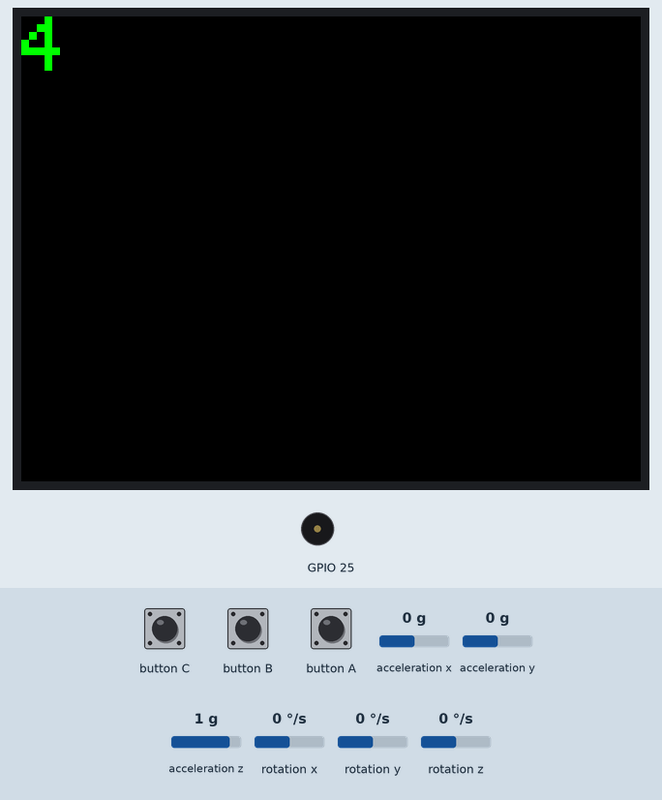
The program below on a simulated ESP32. Shown: 320×240 colour display, buzzer (waves = sounding). Inputs (shaded band) come from the test bench; at power-on: acceleration x 0 g, acceleration y 0 g, acceleration z 1 g, rotation x 0 °/s, rotation y 0 °/s, rotation z 0 °/s. Random numbers use the default seed unless the program sets one.

Above: at 1.4 s.
1.5 s: button B pressed for 1 s
At 1.7 s:
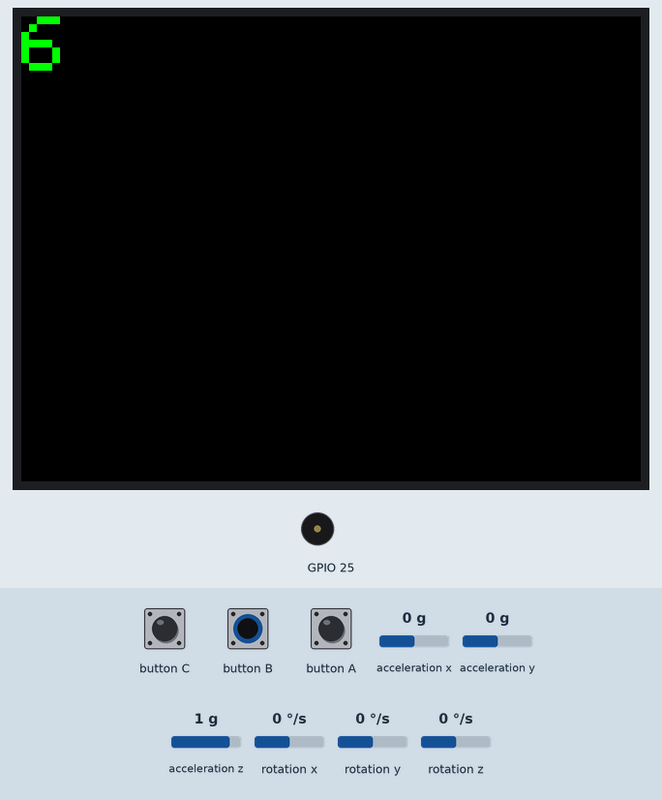
At 3.0 s:
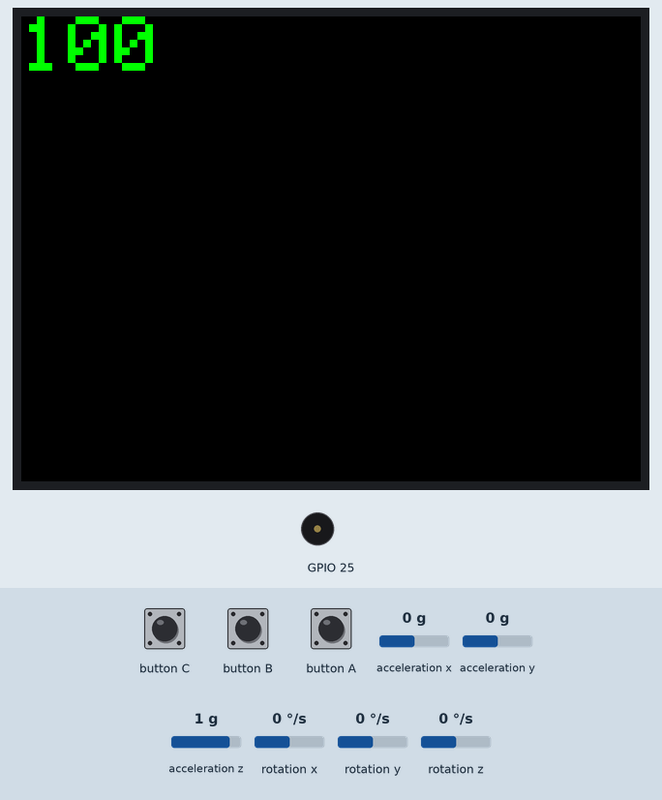
4.0 s: button B pressed for 0.15 s
At 5.0 s:
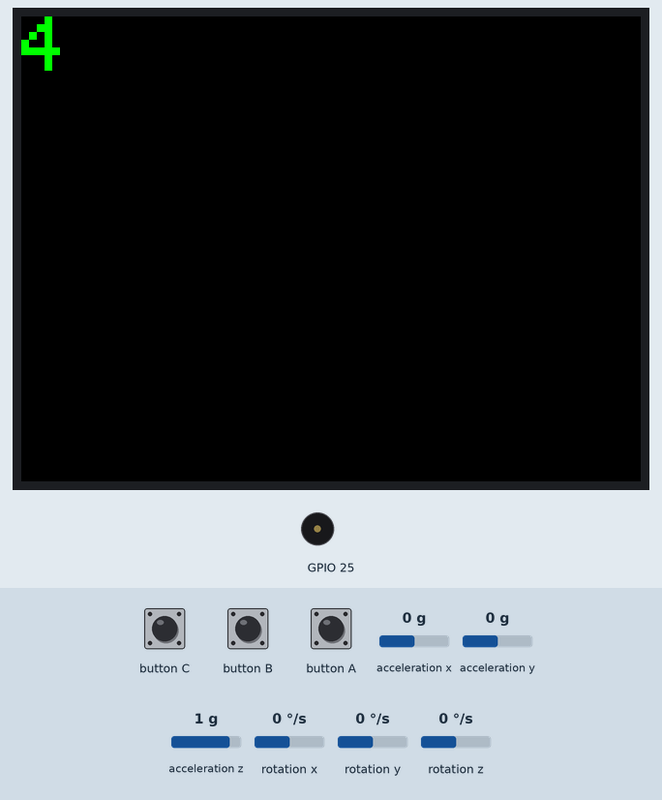
Timing chart, 0 to 7.0 s (numbered marks = the images above; inputs shaded):
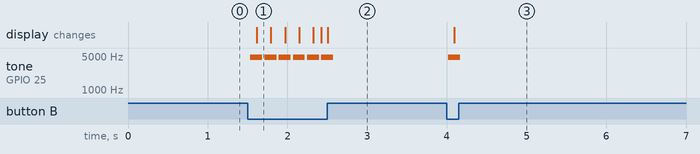

The program:

main.cpp
```cpp
#include <Arduino.h>
#include <M5Unified.h>

void drawDiceType(int diceType)
{
  M5.Lcd.clear();
  M5.Lcd.setTextColor(GREEN);
  M5.Lcd.setTextDatum(TL_DATUM);
  M5.Lcd.setTextSize(4);
  M5.Lcd.setCursor(0, 0);
  M5.Lcd.print(diceType);
}

void drawResult(int result)
{
  M5.Lcd.clear();
  M5.Lcd.setTextColor(WHITE);
  M5.Lcd.setTextSize(7);
  M5.Lcd.setTextDatum(MC_DATUM);
  M5.Lcd.drawNumber(result, M5.Lcd.width() / 2, M5.Lcd.height() / 2);
}

void setup()
{
  auto cfg = M5.config();
  M5.begin(cfg);
  drawDiceType(4);
}

void loop()
{
  M5.update();
  auto imu_update = M5.Imu.update();
  static int dices[] = {4, 6, 8, 10, 12, 20, 100};
  static int dicesSize = sizeof(dices) / sizeof(dices[0]);
  float magnitude;
  static float shakeThreshold = 4;
  static int diceIndex = 0;

  static bool isReady = false;
  static bool lastButtonAState = false;

  if (imu_update)
  {
    auto data = M5.Imu.getImuData();
    magnitude = sqrt(data.accel.x * data.accel.x + data.accel.y * data.accel.y + data.accel.z * data.accel.z);
  }

  bool currentButtonAState = M5.BtnA.isPressed();

  if (currentButtonAState && !lastButtonAState)
  {
    drawDiceType(dices[diceIndex]);
    M5.Speaker.tone(4000, 150);
    isReady = true;
  }

  lastButtonAState = currentButtonAState;

  if (isReady)
  {

    if (magnitude > shakeThreshold)
    {

      long randNumber = random(1, dices[diceIndex] + 1);
      drawResult(randNumber);
      isReady = false;
    }
  }

  if (M5.BtnB.isPressed())
  {
    M5.Speaker.tone(4700, 150);
    diceIndex++;

    if (diceIndex >= dicesSize)
    {
      diceIndex = 0;
    }
    drawDiceType(dices[diceIndex]);
  }

  delay(100);
}
```

Measured:
- after the input at 1.5 s, tone on GPIO 25: alternates 4700 Hz for 0.15 s and silent for 0.03 s, 12 changes in all, then stays silent, starting at once; the display: changes after 0.11 s (image 1)
- after the input at 4.0 s, tone on GPIO 25: silent → 4700 Hz at once, → silent 0.15 s later; the display: changes after 0.09 s (image 3)
